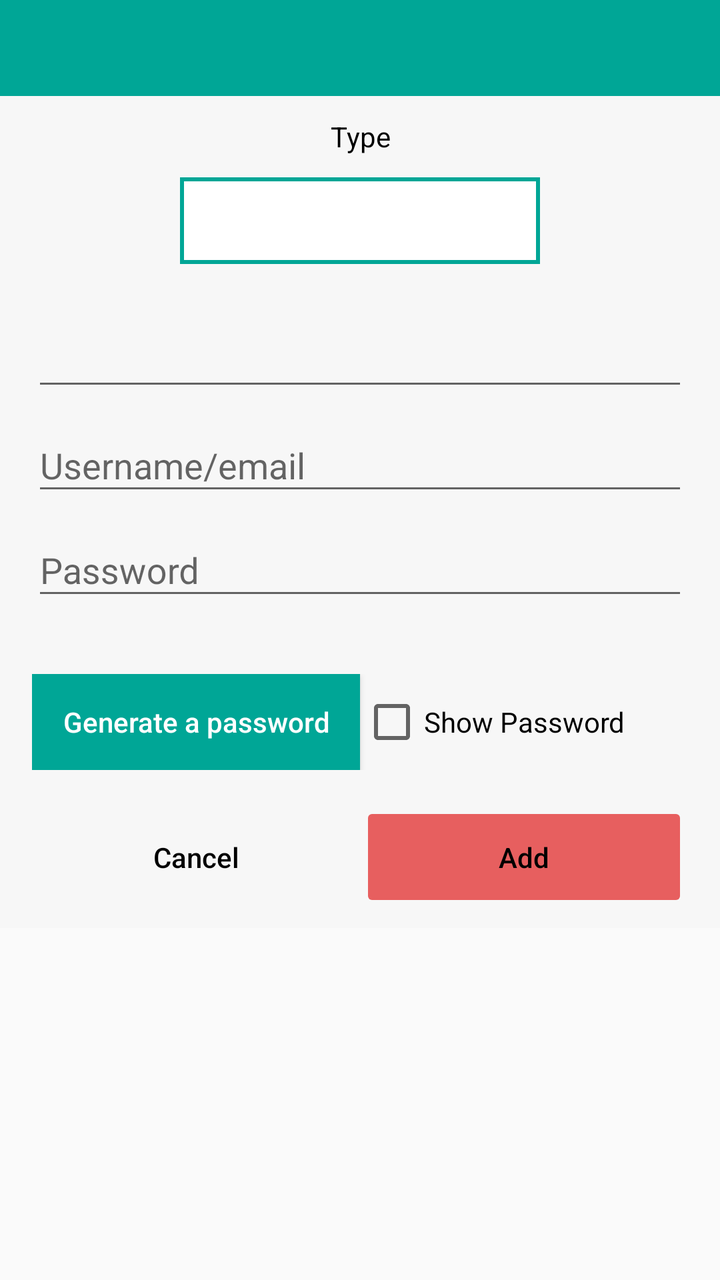
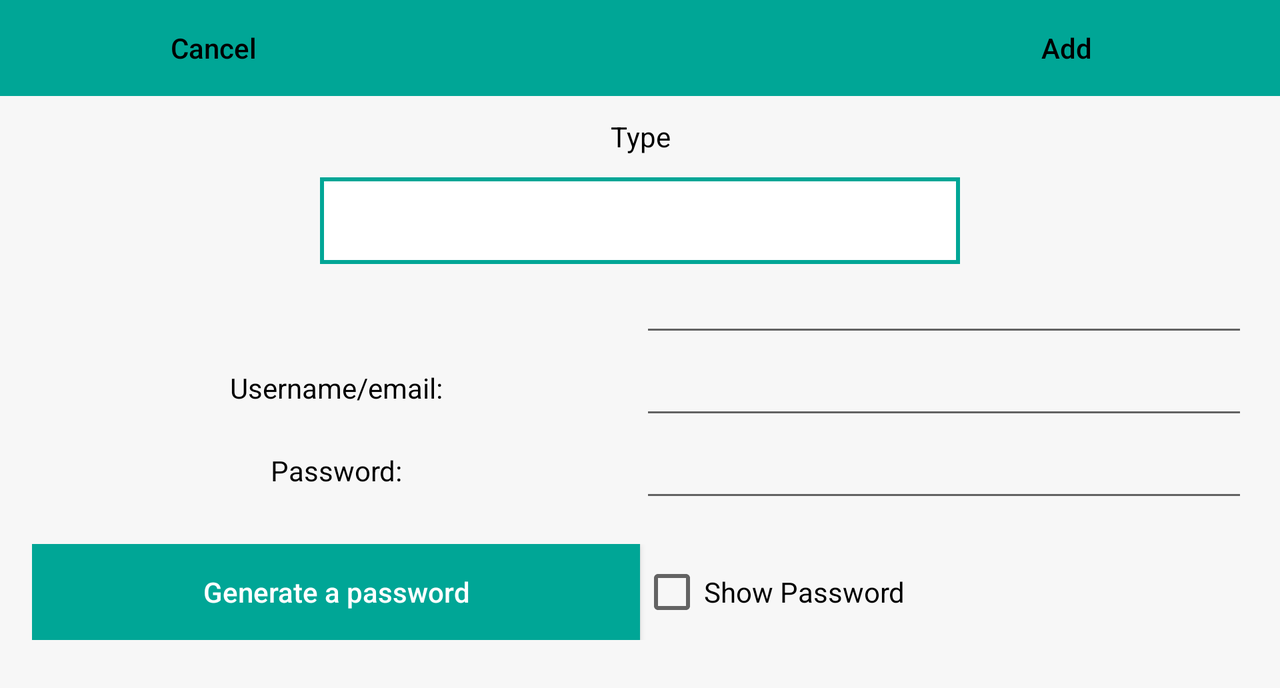

One screen, two layout resources from the same app: the default and the repository's alternative for another configuration. Each is rendered where Android would select it; the XML of both is given below.
<!-- AndroidManifest.xml: application theme PassManager.LightTheme -->
<!-- res/layout/simple_dialog_layout.xml -->
<?xml version="1.0" encoding="utf-8"?>
<ScrollView
    xmlns:android="http://schemas.android.com/apk/res/android"
    xmlns:app="http://schemas.android.com/apk/res-auto"
    android:layout_width="match_parent"
    android:layout_height="match_parent">

    <LinearLayout
        android:layout_width="match_parent"
        android:layout_height="wrap_content"
        android:background="@color/cardview_shadow_end_color"
        android:animateLayoutChanges="true"
        android:paddingBottom="8dp"
        android:orientation="vertical"
        android:windowSoftInputMode="adjustResize|stateHidden"
        android:focusableInTouchMode="true">

        <LinearLayout
            android:layout_width="match_parent"
            android:layout_height="wrap_content"
            android:orientation="vertical"/>

        <LinearLayout
            android:layout_width="match_parent"
            android:layout_height="match_parent"
            android:background="@color/colorPrimary"
            android:orientation="horizontal">

            <ImageView
                android:layout_width="0dp"
                android:layout_height="match_parent"
                android:layout_weight="1"
                android:contentDescription="@string/content_desc_lock_image"
                android:paddingBottom="24dp"
                android:paddingTop="24dp"
                app:srcCompat="@drawable/ic_https_black_24dp"/>

        </LinearLayout>

        <LinearLayout
            android:layout_width="match_parent"
            android:layout_height="match_parent"
            android:orientation="horizontal"
            >

            <Space
                android:layout_width="match_parent"
                android:layout_height="match_parent"
                android:layout_weight="1.5"/>

            <LinearLayout
                android:layout_width="match_parent"
                android:layout_height="match_parent"
                android:layout_weight="1"
                android:orientation="vertical">

                <TextView
                    android:id="@+id/textView2"
                    android:layout_width="match_parent"
                    android:layout_height="match_parent"
                    android:layout_weight="2"
                    android:gravity="center_vertical"
                    android:text="@string/content_desc_type"
                    android:textAlignment="center"
                    android:textColor="@android:color/black"/>

                <LinearLayout
                    android:id="@+id/linear_type_layout"
                    android:layout_width="match_parent"
                    android:layout_height="65dp"
                    android:layout_gravity="center"
                    android:layout_weight="1"
                    android:background="@drawable/border"
                    android:orientation="horizontal">
                </LinearLayout>

            </LinearLayout>

            <Space
                android:layout_width="match_parent"
                android:layout_height="match_parent"
                android:layout_weight="1.5"/>

        </LinearLayout>

        <LinearLayout
            android:layout_width="match_parent"
            android:layout_height="match_parent"
            android:orientation="vertical"
            android:padding="@dimen/activity_horizontal_margin">

            <android.support.design.widget.TextInputLayout
                android:id="@+id/type_input_layout"
                android:layout_width="match_parent"
                android:layout_height="match_parent"
                android:layout_weight="1">

                <EditText
                    android:id="@+id/account_alias"
                    android:layout_width="match_parent"
                    android:layout_height="match_parent"
                    android:layout_weight="1"
                    android:ems="10"
                    android:inputType="textPersonName"
                    android:maxLength="80"/>
            </android.support.design.widget.TextInputLayout>

            <android.support.design.widget.TextInputLayout
                android:id="@+id/username_input_layout"
                android:layout_width="match_parent"
                android:layout_height="match_parent"
                android:layout_weight="1">

                <AutoCompleteTextView
                    android:id="@+id/account_username"
                    android:layout_width="match_parent"
                    android:layout_height="match_parent"
                    android:completionThreshold="1"
                    android:dropDownHeight="wrap_content"
                    android:dropDownWidth="wrap_content"
                    android:hint="Username/email"
                    android:singleLine="true"/>
            </android.support.design.widget.TextInputLayout>

            <android.support.design.widget.TextInputLayout
                android:layout_width="match_parent"
                android:layout_height="match_parent"
                android:layout_weight="1">

                <EditText
                    android:id="@+id/account_password"
                    android:layout_width="match_parent"
                    android:layout_height="match_parent"
                    android:layout_weight="1"
                    android:ems="10"
                    android:hint="Password"
                    android:inputType="textPassword"
                    android:maxLength="80"/>
            </android.support.design.widget.TextInputLayout>

        </LinearLayout>

        <LinearLayout
            android:orientation="horizontal"
            android:layout_width="match_parent"
            android:layout_height="match_parent"
            android:padding="@dimen/activity_horizontal_margin">

            <Button
                android:text="@string/content_desc_gen_pwd"
                android:layout_width="match_parent"
                android:layout_height="match_parent"
                android:id="@+id/gene_pwd"
                android:layout_weight="1"
                android:textAllCaps="false"
                android:textColor="@color/white"
                android:background="@color/colorPrimary"/>

            <CheckBox
                android:id="@+id/show_password"
                android:layout_width="match_parent"
                android:layout_height="match_parent"
                android:layout_weight="1"
                android:text="@string/show_password"/>

        </LinearLayout>

        <LinearLayout
            android:orientation="horizontal"
            android:layout_width="match_parent"
            android:layout_height="match_parent"
            android:gravity="bottom"
            android:paddingLeft="@dimen/activity_horizontal_margin"
            android:paddingRight="@dimen/activity_horizontal_margin">

            <Button
                android:text="@string/dialog_cancel"
                android:layout_width="match_parent"
                android:layout_height="55dp"
                android:id="@+id/btn_cancel"
                android:layout_weight="1"
                android:textAllCaps="false"
                android:textColor="@android:color/black"
                style="@style/Widget.AppCompat.Button.Borderless" />

            <Button
                android:text="@string/dialog_add"
                android:layout_width="match_parent"
                android:layout_height="55dp"
                android:id="@+id/btn_add"
                android:layout_weight="1"
                android:textAllCaps="false"
                android:textColor="@android:color/black"
                android:stateListAnimator="@null"
                style="@style/Widget.AppCompat.Button.Colored"/>

        </LinearLayout>


    </LinearLayout>
</ScrollView>
<!-- resources referenced by this layout -->
<resources>
  <color name="colorPrimary">#00a696</color>
  <color name="white">#ffffff</color>
  <dimen name="activity_horizontal_margin">16dp</dimen>
  <!-- drawable border (drawable) -->
  <?xml version="1.0" encoding="utf-8"?>
  <layer-list xmlns:android="http://schemas.android.com/apk/res/android">
      <item>
          <shape android:shape="rectangle">
              <solid android:color="@color/colorPrimary" />
          </shape>
      </item>
      <item android:left="2dp" android:right="2dp"  android:top="2dp" android:bottom="2dp">
          <shape android:shape="rectangle">
              <solid android:color="#ffffff" />
          </shape>
      </item>
  </layer-list>
  <string name="content_desc_gen_pwd">Generate a password</string>
  <string name="content_desc_lock_image">Lock image</string>
  <string name="content_desc_type">Type</string>
  <string name="dialog_add">Add</string>
  <string name="dialog_cancel">Cancel</string>
  <string name="show_password">Show Password</string>
  <style name="PassManager.LightTheme" parent="Theme.AppCompat.Light">
          <item name="android:homeAsUpIndicator">@drawable/ic_arrow_back_white_24dp</item>
          <item name="searchViewStyle">@style/SearchView</item>
          <item name="actionOverflowButtonStyle">@style/ThreeDots.Light</item>
          <item name="toolbarStyle">@style/ToolBarTheme</item>
          <item name="popupMenuStyle">@style/PopupMenuLight</item>
          <item name="windowNoTitle">true</item>
          <item name="windowActionBar">false</item>
          <item name="colorAccent">@color/colorAccent</item>
          <item name="colorPrimary">@color/colorPrimary</item>
          <item name="colorPrimaryDark">@color/colorPrimaryDark</item>
      </style>
  <style name="SearchView" parent="Widget.AppCompat.Light.SearchView">
          <item name="searchHintIcon">@null</item>
      </style>
  <style name="ThreeDots.Light" parent="Widget.AppCompat.Light.ActionButton.Overflow">
          <item name="android:src">@drawable/ic_more_vert_white_24dp</item>
      </style>
  <style name="ToolBarTheme" parent="Widget.AppCompat.Toolbar">
          <item name="titleTextAppearance">@style/ToolbarTitleTextAppearanceLight</item>
      </style>
  <style name="PopupMenuLight" parent="Widget.AppCompat.PopupMenu">
          <item name="android:popupBackground">@android:color/white</item>
      </style>
  <color name="colorAccent">#e75f5f</color>
  <color name="colorPrimaryDark">#00796B</color>
  <style name="ToolbarTitleTextAppearanceLight" parent="Base.TextAppearance.AppCompat.Widget.ActionBar.Title">
          <item name="android:textColor">@android:color/white</item>
      </style>
</resources>
<!-- res/layout-land/simple_dialog_layout.xml (the repository's variant of the layout above) -->
<!-- drawn on the phone turned sideways -->
<?xml version="1.0" encoding="utf-8"?>
<LinearLayout
    xmlns:android="http://schemas.android.com/apk/res/android"
    xmlns:app="http://schemas.android.com/apk/res-auto"
    android:layout_width="match_parent"
    android:layout_height="wrap_content"
    android:background="@color/cardview_shadow_end_color"
    android:animateLayoutChanges="true"
    android:paddingBottom="8dp"
    android:orientation="vertical"
    android:layout_alignParentTop="true"
    android:layout_alignParentStart="true">

    <LinearLayout
        android:orientation="horizontal"
        android:layout_width="match_parent"
        android:layout_height="match_parent"
        android:background="@color/colorPrimary">

        

        <Button
            android:text="@string/dialog_cancel"
            android:layout_width="0dp"
            android:layout_height="match_parent"
            android:id="@+id/btn_cancel"
            android:layout_weight="1"
            android:textAllCaps="false"
            android:textColor="@android:color/black"
            style="@style/Widget.AppCompat.Button.Borderless" />
        
        <ImageView
            android:layout_width="0dp"
            android:layout_height="match_parent"
            android:layout_weight="1"
            app:srcCompat="@drawable/ic_https_black_24dp"
            android:paddingBottom="24dp"
            android:paddingTop="24dp"
            android:contentDescription="@string/content_desc_lock_image"/>

        <Button
            android:text="@string/dialog_add"
            android:layout_width="0dp"
            android:layout_height="match_parent"
            android:id="@+id/btn_add"
            android:layout_weight="1"
            android:textAllCaps="false"
            android:textColor="@android:color/black"
            android:stateListAnimator="@null"
            style="@style/Widget.AppCompat.Button.Borderless"/>

        

        
        
        
        
        
        
        
        
    </LinearLayout>

    <LinearLayout
        android:layout_width="match_parent"
        android:layout_height="match_parent"
        android:orientation="horizontal">

        <Space
            android:layout_width="match_parent"
            android:layout_height="match_parent"
            android:layout_weight="1.5"/>

        <LinearLayout
            android:layout_width="match_parent"
            android:layout_height="match_parent"
            android:layout_weight="1"
            android:orientation="vertical">

            <TextView
                android:id="@+id/textView2"
                android:layout_width="match_parent"
                android:layout_height="match_parent"
                android:layout_weight="2"
                android:gravity="center_vertical"
                android:text="@string/content_desc_type"
                android:textAlignment="center"
                android:textColor="@android:color/black"/>

            <LinearLayout
                android:id="@+id/linear_type_layout"
                android:layout_width="match_parent"
                android:layout_height="65dp"
                android:layout_gravity="center"
                android:layout_weight="1"
                android:background="@drawable/border"
                android:orientation="horizontal">
            </LinearLayout>

        </LinearLayout>

        <Space
            android:layout_width="match_parent"
            android:layout_height="match_parent"
            android:layout_weight="1.5"/>

    </LinearLayout>

    <LinearLayout
        android:layout_width="match_parent"
        android:layout_height="match_parent"
        android:weightSum="2"
        android:orientation="horizontal"
        android:paddingLeft="@dimen/activity_horizontal_margin"
        android:paddingRight="@dimen/activity_horizontal_margin">

        <TextView
            android:id="@+id/type_name"
            android:layout_width="match_parent"
            android:layout_height="match_parent"
            android:layout_weight="1"
            android:gravity="fill_vertical"
            android:textAlignment="center"
            android:textColor="@android:color/black"/>

        <EditText
            android:id="@+id/account_alias"
            android:layout_width="match_parent"
            android:layout_height="match_parent"
            android:layout_weight="1"
            android:maxLength="80"
            android:ems="10"
            android:inputType="textPersonName"
            android:textAlignment="center"/>

    </LinearLayout>

    <LinearLayout
        android:id="@+id/linear_username"
        android:layout_width="match_parent"
        android:layout_height="match_parent"
        android:orientation="horizontal"
        android:paddingLeft="@dimen/activity_horizontal_margin"
        android:paddingRight="@dimen/activity_horizontal_margin"
        android:weightSum="2">

        <TextView
            android:id="@+id/textView15"
            android:layout_width="match_parent"
            android:layout_height="match_parent"
            android:layout_weight="1"
            android:gravity="fill_vertical"
            android:text="@string/label_username_email"
            android:textAlignment="center"
            android:textColor="@android:color/black"/>

        <EditText
            android:id="@+id/account_username"
            android:layout_width="match_parent"
            android:layout_height="match_parent"
            android:layout_weight="1"
            android:ems="10"
            android:labelFor="@id/textView15"
            android:maxLength="80"
            android:inputType="text"
            android:textAlignment="center"/>

    </LinearLayout>

    <LinearLayout
        android:orientation="horizontal"
        android:layout_width="match_parent"
        android:layout_height="match_parent"
        android:paddingLeft="@dimen/activity_horizontal_margin"
        android:paddingRight="@dimen/activity_horizontal_margin">

        <TextView
            android:id="@+id/textView3"
            android:layout_width="match_parent"
            android:layout_height="match_parent"
            android:layout_weight="1"
            android:gravity="fill_vertical"
            android:text="@string/label_password"
            android:textAlignment="center"
            android:textColor="@android:color/black"/>

        <EditText
            android:id="@+id/account_password"
            android:layout_width="match_parent"
            android:layout_height="match_parent"
            android:layout_weight="1"
            android:ems="10"
            android:maxLength="80"
            android:inputType="textPassword"
            android:textAlignment="center"/>

    </LinearLayout>

    <LinearLayout
        android:orientation="horizontal"
        android:layout_width="match_parent"
        android:layout_height="match_parent"
        android:padding="@dimen/activity_horizontal_margin">

        <Button
            android:text="@string/content_desc_gen_pwd"
            android:layout_width="match_parent"
            android:layout_height="match_parent"
            android:id="@+id/gene_pwd"
            android:layout_weight="1"
            android:textAllCaps="false"
            android:textColor="@color/white"
            android:background="@color/colorPrimary"/>

        <CheckBox
            android:id="@+id/show_password"
            android:layout_width="match_parent"
            android:layout_height="match_parent"
            android:layout_weight="1"
            android:text="@string/show_password"/>

    </LinearLayout>
</LinearLayout>
<!-- resources referenced by the variant -->
<!-- as the phone turned sideways resolves them -->
<resources>
  <color name="colorPrimary">#00a696</color>
  <color name="white">#ffffff</color>
  <dimen name="activity_horizontal_margin">16dp</dimen>
  <!-- drawable border (drawable) -->
  <?xml version="1.0" encoding="utf-8"?>
  <layer-list xmlns:android="http://schemas.android.com/apk/res/android">
      <item>
          <shape android:shape="rectangle">
              <solid android:color="@color/colorPrimary" />
          </shape>
      </item>
      <item android:left="2dp" android:right="2dp"  android:top="2dp" android:bottom="2dp">
          <shape android:shape="rectangle">
              <solid android:color="#ffffff" />
          </shape>
      </item>
  </layer-list>
  <string name="content_desc_gen_pwd">Generate a password</string>
  <string name="content_desc_lock_image">Lock image</string>
  <string name="content_desc_type">Type</string>
  <string name="dialog_add">Add</string>
  <string name="dialog_cancel">Cancel</string>
  <string name="label_password">Password:</string>
  <string name="label_username_email">Username/email:</string>
  <string name="show_password">Show Password</string>
  <style name="PassManager.LightTheme" parent="Theme.AppCompat.Light">
          <item name="android:homeAsUpIndicator">@drawable/ic_arrow_back_white_24dp</item>
          <item name="searchViewStyle">@style/SearchView</item>
          <item name="actionOverflowButtonStyle">@style/ThreeDots.Light</item>
          <item name="toolbarStyle">@style/ToolBarTheme</item>
          <item name="popupMenuStyle">@style/PopupMenuLight</item>
          <item name="windowNoTitle">true</item>
          <item name="windowActionBar">false</item>
          <item name="colorAccent">@color/colorAccent</item>
          <item name="colorPrimary">@color/colorPrimary</item>
          <item name="colorPrimaryDark">@color/colorPrimaryDark</item>
      </style>
  <style name="SearchView" parent="Widget.AppCompat.Light.SearchView">
          <item name="searchHintIcon">@null</item>
      </style>
  <style name="ThreeDots.Light" parent="Widget.AppCompat.Light.ActionButton.Overflow">
          <item name="android:src">@drawable/ic_more_vert_white_24dp</item>
      </style>
  <style name="ToolBarTheme" parent="Widget.AppCompat.Toolbar">
          <item name="titleTextAppearance">@style/ToolbarTitleTextAppearanceLight</item>
      </style>
  <style name="PopupMenuLight" parent="Widget.AppCompat.PopupMenu">
          <item name="android:popupBackground">@android:color/white</item>
      </style>
  <color name="colorAccent">#e75f5f</color>
  <color name="colorPrimaryDark">#00796B</color>
  <style name="ToolbarTitleTextAppearanceLight" parent="Base.TextAppearance.AppCompat.Widget.ActionBar.Title">
          <item name="android:textColor">@android:color/white</item>
      </style>
</resources>
